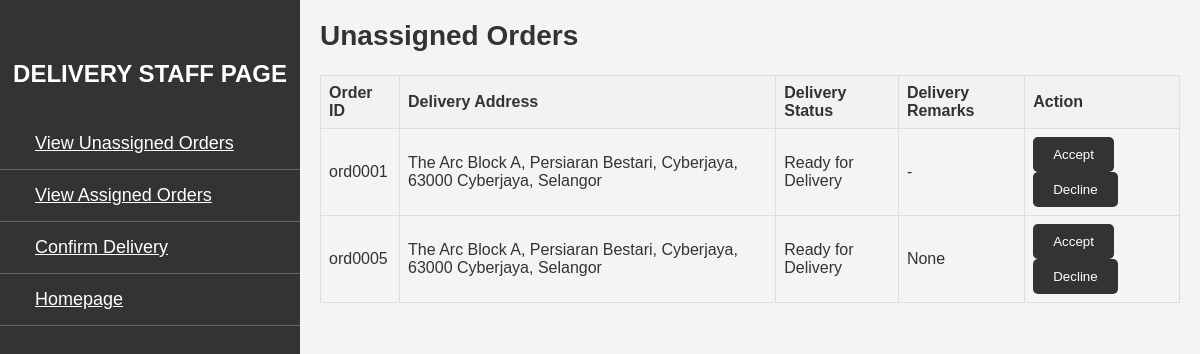
The page /unassigned_orders/ (signed in) on the database its author committed.
### app/models.py (models this page shows, shortened)
class Order(models.Model):
    order_id = models.CharField(primary_key=True, max_length=10)
    customer = models.ForeignKey(User, on_delete=models.RESTRICT, related_name='customer_orders',to_field='username', limit_choices_to={'username__startswith': 'cst'})
    cart = models.ForeignKey(Cart, on_delete=models.RESTRICT, max_length=10)
    staff = models.ForeignKey(User, on_delete=models.RESTRICT, related_name='staff_orders',to_field='username', limit_choices_to={'username__startswith': 'sstf'})
    order_qty = models.IntegerField()
    order_amt = models.DecimalField(max_digits=5, decimal_places=2)
    order_date = models.DateTimeField()
    order_status = models.TextField()
    delivery_addr = models.TextField()
    delivery_remark = models.TextField(null=True, default=None, blank=True)

### viewunassignedorder/views.py (the view)
# urls.py: path('unassigned_orders/', views.view_unassigned_orders, name='view_unassigned_orders'),
@login_required
def view_unassigned_orders(request):
    unassigned_orders = Order.objects.filter(order_status='Ready for Delivery')
    return render(request, 'viewunassignedorder/unassigned_orders.html', {'orders': unassigned_orders})

### viewproducts/context_processors.py (called while the page is built)
def cart(request):
    return {'cart': Cart(request)}

### viewunassignedorder/templates/viewunassignedorder/unassigned_orders.html (shortened to what this page needs)
<!DOCTYPE html>
<html lang="en">
<head>
</head>
<body>
    <div class="sidebar">
        <h2>DELIVERY STAFF PAGE</h2>
        <ul>
            <li><a href="{% url 'view_unassigned_orders' %}" class="button"> View Unassigned Orders</a></li>
            <li><a href="{% url 'view_assigned_orders' %}" class="button"> View Assigned Orders</a></li>
            <li><a href="{% url 'confirm_order' %}" class="button"> Confirm Delivery</a></li>
            <li><a href="/" class="button"> Homepage</a></li>
        </ul>
    </div>
    <div class="content">
        {% block content %}
            <h2>Unassigned Orders</h2>
            {% if orders %}
                <table>
                    <thead>
                        <tr>
                            <th>Order ID</th>
                            <th>Delivery Address</th>
                            <th>Delivery Status</th>
                            <th>Delivery Remarks</th>
                            <th>Action</th>
                        </tr>
                    </thead>
                    <tbody>
                        {% for order in orders %}
                            <tr>
                                <td>{{ order.order_id }}</td>
                                <td>{{ order.delivery_addr }}</td>
                                <td>{{ order.order_status }}</td>
                                <td>{{ order.delivery_remark }}
                                <td> {% if order.delivery_status != 'Declined' %}
                                    <form action="{% url 'accept_order' order_id=order.order_id %}" method="POST" style="display: inline;">
                                            <button type="submit" class="button"> Accept</button>
                                        </form>
                                        <form action="{% url 'decline_order' order_id=order.order_id %}" method="POST" style="display: inline;">
                                            <button type="submit" class="button"> Decline</button>
                                        </form>
                                    {% else %}
                                        <span>Declined</span>
                                    {% endif %}
                                </td>
                            </tr>
                        {% endfor %}
                    </tbody>
                </table>
            {% else %}
                <p>No unassigned orders available.</p>
            {% endif %}
        {% endblock %}
    </div>
</body>
</html>

### viewunassignedorder/templates/viewunassignedorder/unassigned_orders.html (style rules this page uses)
body { margin: 0; font-family: 'Arial', sans-serif; background-color: #f4f4f4; color: #333; }
.sidebar { position: fixed; top: 0; left: 0; width: 300px; height: 100%; background-color: #333; padding-top: 60px; color: #fff; font-size: 18px; font-family: Arial, sans-serif; }
.sidebar h2 { text-align: center; margin-bottom: 30px; color: #fff; font-size: 24px; text-decoration: none; }
.sidebar ul { list-style-type: none; padding: 0; margin: 0; }
.sidebar li { padding: 15px; text-align: left; cursor: pointer; transition: background-color 0.3s; border-bottom: 1px solid #666; }
.content { margin-left: 300px; padding: 20px; }
.button { background-color: #333; color: #fff; border: none; padding: 10px 20px; cursor: pointer; border-radius: 5px; transition: background-color 0.3s, color 0.3s; }
table { width: 100%; border-collapse: collapse; margin-top: 20px; }
th, td { border: 1px solid #ddd; padding: 8px; text-align: left; }
th { background-color: #f2f2f2; }
h2 { margin-top: 0; font-size: 28px; color: #333; }
.content { animation: fadeIn 0.5s ease-in-out; }

### rows shown on the page
Order: order_id "ord0001", delivery_addr "The Arc Block A, Persiaran Bestari, Cyberjaya, 63000 Cyberjaya, Selangor", order_status "Ready for Delivery", delivery_remark "-"
Order: order_id "ord0005", delivery_addr "The Arc Block A, Persiaran Bestari, Cyberjaya, 63000 Cyberjaya, Selangor", order_status "Ready for Delivery", delivery_remark "None"
